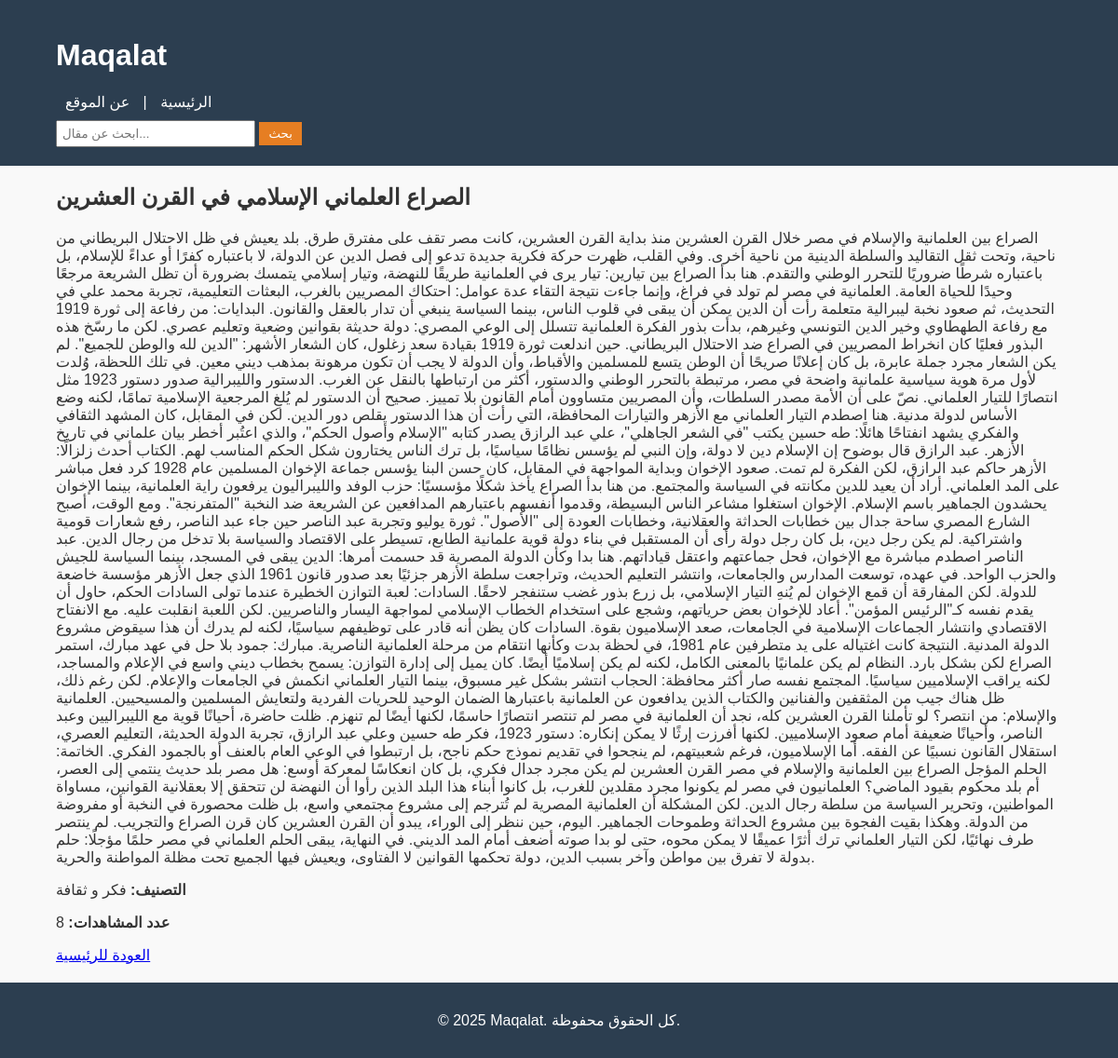
The app's page /article/1/ with its own data.
### mqalat/models.py (models this page shows, shortened)
class Article(models.Model):
    title = models.CharField(max_length=200)
    content = models.TextField()
    image = models.ImageField(upload_to='articles/', blank=True, null=True)
    created_at = models.DateTimeField(auto_now_add=True)
    category = models.ForeignKey(Category, on_delete=models.SET_NULL, null=True, blank=True)
    is_published = models.BooleanField(default=True)
    featured = models.BooleanField(default=False)
    views_count = models.PositiveIntegerField(default=0)

class Category(models.Model):
    name = models.CharField(max_length=100, unique=True)
    slug = models.SlugField(max_length=100, unique=True)

### mqalat/views.py (the view)
# urls.py: path('article/<int:article_id>/', views.article_detail, name='article_detail'),
def article_detail(request, article_id):
    article = get_object_or_404(Article, id=article_id, is_published=True)
    article.views_count +=1
    article.save()
    categories = Category.objects.all()
    return render(request, 'mqalat/article_detail.html', {'article': article, 'categories': categories})

### templates/mqalat/article_detail.html (shortened to what this page needs)
{% extends 'mqalat/base.html' %}
{% load static %}
{% block content %}
<article>
<h2>{{ article.title }}</h2>
<p>{{ article.content }}</p>
<p><strong>التصنيف:</strong> {{ article.category.name }}</p>
<p><strong>عدد المشاهدات:</strong> {{ article.views_count }}</p>
<a href="{% url 'home' %}">العودة للرئيسية</a>
</article>
{% endblock %}

### templates/mqalat/base.html (shortened to what this page needs)
{% load static %}
<!DOCTYPE html>
<html lang="ar">
<head>
<link rel="stylesheet" href="{% static 'mqalat/css/style.css' %}">
</head>
<body>
<header>
<div class="container">
<h1><a href="{% url 'home' %}">Maqalat</a></h1>
<nav>
<a href="{% url 'home' %}">الرئيسية</a> |
<a href="{% url 'about' %}">عن الموقع</a>
</nav>
<form method="get" action="{% url 'search_articles' %}" class="search-form">
<input type="text" name="q" placeholder="ابحث عن مقال..." value="{{ request.GET.q }}">
<button type="submit">بحث</button>
</form>
</div>
</header>
<main><div class="container">{% block content %}{% endblock %}</div></main>
<footer><div class="container"><p>&copy; 2025 Maqalat. كل الحقوق محفوظة.</p></div></footer>
</body>
</html>

### static/mqalat/css/style.css (style rules this page uses)
body { font-family: Arial, sans-serif; background: #f9f9f9; color: #333; margin:0; padding:0; }
.container { width: 90%; max-width: 1100px; margin: auto; }
header { background: #2c3e50; color: #fff; padding: 20px 0; }
header h1 a { color: #fff; text-decoration: none; }
header nav a { color: #fff; margin: 0 10px; text-decoration: none; }
header .search-form { margin-top: 10px; }
header input[type=text] { padding: 5px; width: 200px; }
header button { padding: 5px 10px; background: #e67e22; border: none; color: #fff; cursor: pointer; }
footer { background:#2c3e50; color:#fff; text-align:center; padding:15px 0; margin-top:20px; }

### records on screen
Article: title "الصراع العلماني الإسلامي في القرن العشرين", content "الصراع بين العلمانية والإسلام في مصر خلال القرن العشرين منذ بداية القرن العشرين، كانت مصر تقف على مفترق طرق. بلد يعيش في ظل الاحتلال البريطاني من ناحية، وتحت ثقل التقاليد والسلطة الدينية من ناحية أخرى. وفي القلب، ظهرت حركة فكرية جديدة تدعو إلى فصل الدين عن الدولة، لا باعتباره كفرًا أو عداءً للإسلام، بل باعتباره شرطًا ضروريًا للتحرر الوطني والتقدم. هنا بدأ الصراع بين تيارين: تيار يرى في العلمانية طريقًا للنهضة، وتيار إسلامي يتمسك بضرورة أن تظل الشريعة مرجعًا وحيدًا للحياة العامة. العلمانية في مصر لم تولد في فراغ، وإنما جاءت نتيجة التقاء عدة عوامل: احتكاك المصريين بالغرب، البعثات التعليمية، تجربة محمد علي في التحديث، ثم صعود نخبة ليبرالية متعلمة رأت أن الدين يمكن أن يبقى في قلوب الناس، بينما…", category.name "فكر و ثقافة", views_count "8"
